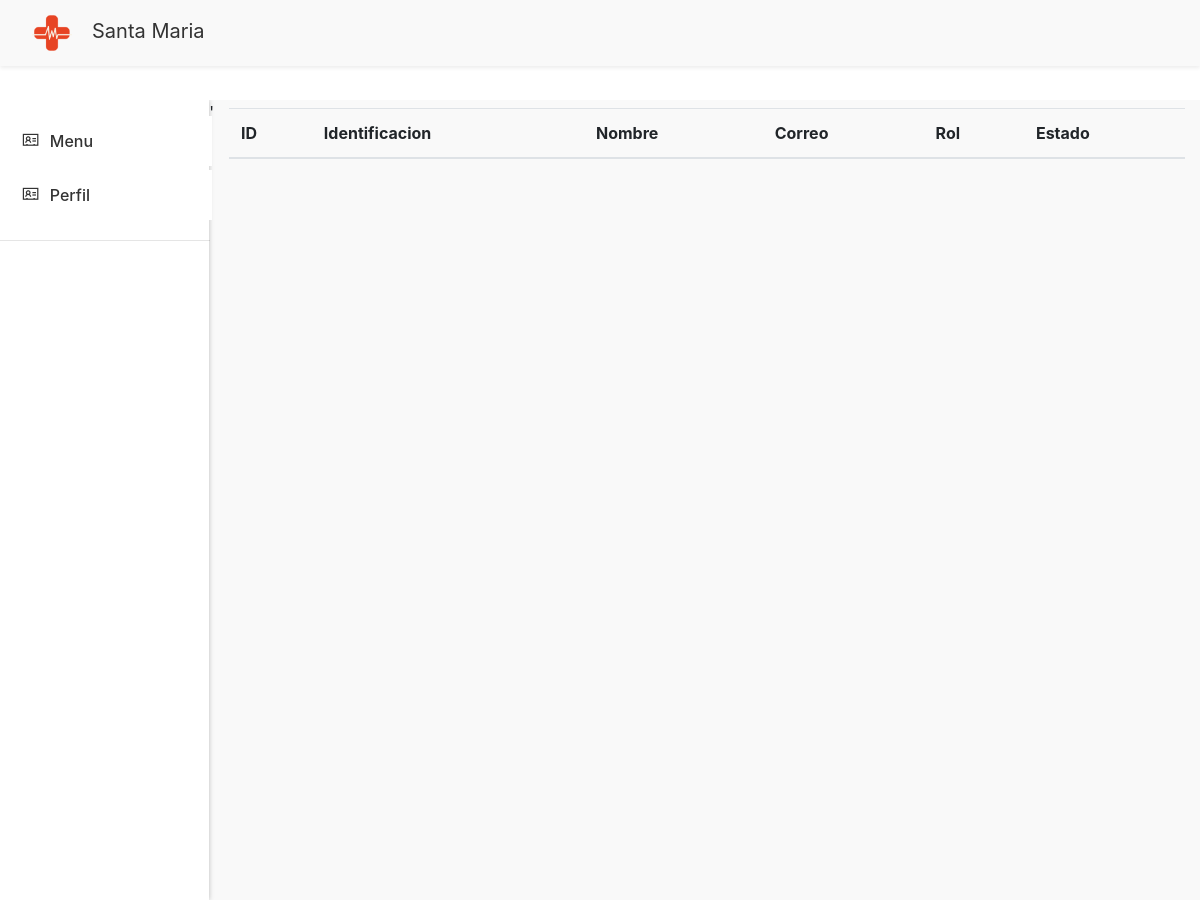
Page /views/usuario/consultarUsuarios.php on the earlier database version.
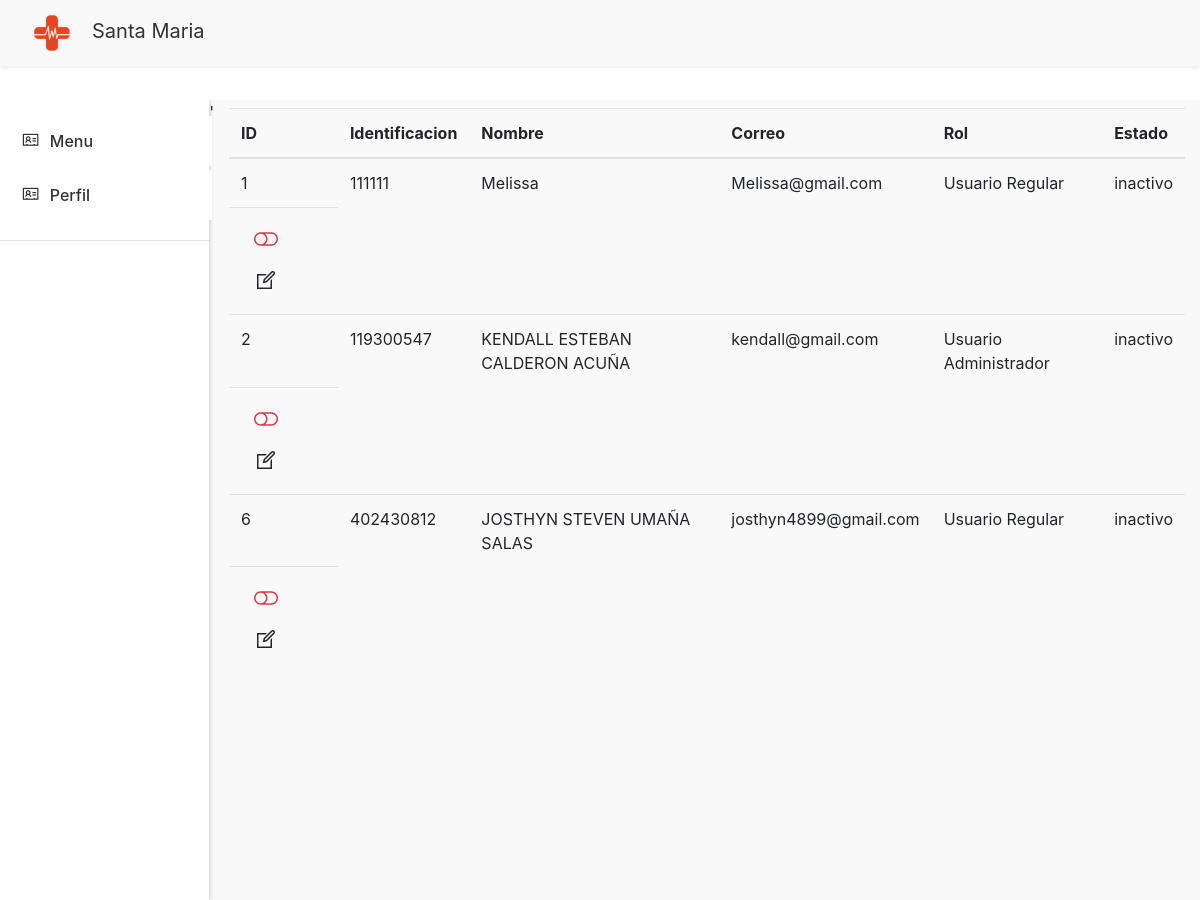
Same page on the later database version.
### tables this page shows
CREATE TABLE `tusuario` (
  `IdUsuario` int(11) NOT NULL AUTO_INCREMENT,
  `Nombre` varchar(255) NOT NULL,
  `Correo` varchar(100) NOT NULL,
  `Identificacion` varchar(20) NOT NULL,
  `Contrasenna` varchar(10) NOT NULL,
  `IdRol` int(11) NOT NULL,
  PRIMARY KEY (`IdUsuario`),
  KEY `FK_tusuario_trol` (`IdRol`),
  CONSTRAINT `FK_tusuario_trol` FOREIGN KEY (`IdRol`) REFERENCES `trol` (`IdRol`)
);

CREATE TABLE `trol` (
  `IdRol` int(11) NOT NULL AUTO_INCREMENT,
  `NombreRol` varchar(50) NOT NULL,
  PRIMARY KEY (`IdRol`)
);

### models/usuarioModel.php (called while the page is built, shortened)
<?php
    function consultarUsuariosModel(){
    try
        {
            $context = OpenDB();
            $sp = "CALL consultarUsuarios()";
            $respuesta = $context -> query($sp);
            return $respuesta;
        }
        catch(Exception $error)
        {
        RegistrarError($error);
            return null;
        }
    }
?>

### Controllers/usuarioController.php (called while the page is built, shortened)
<?php
    include_once $_SERVER["DOCUMENT_ROOT"].'/AmbienteWeb/models/usuarioModel.php';
    function ConsultarUsuarios(){
        return consultarUsuariosModel();
    }
?>

### views/usuario/consultarUsuarios.php (the view, shortened to what this page needs)
<?php
include_once $_SERVER["DOCUMENT_ROOT"] . '/AmbienteWeb/views/layoutInterno.php';
include_once $_SERVER["DOCUMENT_ROOT"]."/AmbienteWeb/Controllers/UsuarioController.php";
   $resultado = ConsultarUsuarios();
?>
<!DOCTYPE html>
<html>
<?php
 Addcss();
?>
  <body>
    <?php
      showHeader();
    ?>
    <main>
    <div class="side-nav">
            <ul class="list-group list-group-flush">
                <a class="list-group-item" href="../Home/Principal.php">
                <i class="las la-address-card "></i><span>Menu</span></a>
                <a class="list-group-item" href="../usuario/ConsultarPerfil.php">
                <i class="las la-address-card "></i><span>Perfil</span></a>
                <hr class="divider">
            </ul>
        </div>'
      <div class="main-content">
        <div class="container-fluid">
          <div class="section patients-table-view ">
            <table id="tablaPacientes" class="table table-hover table-responsive-lg">
              <thead>
                <tr>
                  <th>ID</th>
                  <th>Identificacion</th>
                  <th>Nombre</th>
                  <th>Correo</th>
                  <th>Rol</th>
                  <th>Estado</th>
                </tr>
              </thead>
              <tbody>
                <?php
                  while($fila = mysqli_fetch_array($resultado))
                  {
                    echo "<tr>";
                    echo"<td>".$fila["IdUsuario"]."</td>";
                    echo "<td>".$fila["Identificacion"]." </td>";
                    echo "<td>".$fila["Nombre"]." </td>";
                    echo "<td> ".$fila["Correo"]."</td>";
                    echo "<td>".$fila["NombreRol"]." </td>";
                    echo  "<td>".$fila["EstadoDescripcion"]." </td>";
                    echo "</tr>";
                     echo '<td>
                     <a class="btn btnAbrirModal" data-toggle="modal" data-target="#CambiarEstadoUsuario"
                      data-id="' . $fila["IdUsuario"] . '" data-nombre="' . $fila["Nombre"] . '">
                      <i class="las ' . ($fila["Estado"] ? 'la-toggle-on text-success' : 'la-toggle-off text-danger') . '" style="font-size:1.5em;"></i>
                      </a>
                     <a href="actualizarUsuario.php?q=' . $fila["IdUsuario"] . '" class="btn">
                     <i class="la la-edit" style="font-size:1.5em;"></i>
                     </a>
                    </td>';
                }?>
              </tbody>
            </table>
          </div>
        </div>
      </div>
    </main>
  </body>
</html>

### views/layoutInterno.php (shortened to what this page needs)
<?php
function showHeader()
{
  $nombreUsuario = "";
  $nombreRol = "";
  echo '
            <header>
            <nav class="navbar navbar-expand-lg shadow-sm fixed-top">
        <a class="navbar-brand" href="../Home/Principal.php">
          <img src="../Imagenes/logoDePrueba.png"><span>Santa Maria</span>
          </a>
        <div class="navbar-collapse">
          <ul class="navbar-nav">
            <a
                class="nav-link profile-dropdown"    >
               ' . $nombreRol . '
              </a>
            <li class="nav-item">
              <a
                class="nav-link profile-dropdown"
                href="#"
                role="button"
                data-toggle="dropdown"
                aria-expanded="false">
               ' . $nombreUsuario . '
              </a>
              <div class="dropdown">
                <div class="dropdown-menu shadow-lg profsile-dropdown-menu"aria-labelledby="profile-dropdown">
                  <a class="dropdown-item" href="../usuario/ConsultarPerfil.php"
                    ><i class="las la-user mr-2"></i>Perfil</a>
                  <a class="dropdown-item" href="../usuario/cambiarContrasenna.php"
                    ><i class="las la-lock mr-2"></i>Contraseña</a>
                    <form action="" method="POST">
                      <button id="btnCerrarSesion" name="btnCerrarSesion" class="dropdown-item" type="sumit">
                        <i class="las la-sign-out-alt mr-2"></i>Cerrar Sesión
                      </button>
                    </form>
                </div>
              </div>
            </li>
          </ul>
        </div>
      </nav>
        </header>';
}
function Addcss()
{
  echo '
        <head>
            <title>pagina</title>
            <meta name="viewport" control="width=device-width, initial-scale=1" />
            <link rel="stylesheet" href="../estilos/bootstrap.min.css" />
            <link rel="stylesheet" href="../estilos/line-awesome.min.css"/>
            <link rel="stylesheet" href="../estilos/layout.css" />
            <link rel="icon" href="../imagenes/qafya-icon.ico" />
            <link href = "https://cdn.datatables.net/2.3.2/css/dataTables.bootstrap5.css" rel="stylesheet">
         </head>';
}
?>

### views/estilos/layout.css (style rules this page uses)
html, body { overflow-x: hidden; }
nav, .navbar { background-color: #f9f9f9; padding-right: 2em; padding-left: 2em; }
nav .navbar-brand, .navbar .navbar-brand { color: #333333; }
nav .navbar-brand img, .navbar .navbar-brand img { width: 40px; height: 40px; object-fit: contain; margin-right: 1em; }
nav .navbar-collapse .navbar-nav, .navbar .navbar-collapse .navbar-nav { align-items: center; margin-left: auto; }
nav .navbar-collapse .navbar-nav .nav-item .nav-link, .navbar .navbar-collapse .navbar-nav .nav-item .nav-link { padding: 0.5em 0.75em; color: black; text-transform: capitalize; }
nav .navbar-collapse .navbar-nav .profile-dropdown, .navbar .navbar-collapse .navbar-nav .profile-dropdown { font-weight: 600; }
i { font-size: 1em; }
.side-nav { padding: 1em 0; min-height: 100vh; background-color: white; -webkit-box-shadow: 0px 0px 5px 0px rgba(0, 0, 0, 0.25); -moz-box-shadow: 0px 0px 5px 0px rgba(0, 0, 0, 0.25); box-shadow: 0px 0px 5px 0px rgba(0, 0, 0, 0.25); }
.side-nav .list-group { position: fixed; width: inherit; }
.side-nav .list-group .list-group-item { text-transform: capitalize; color: #333333; text-decoration: none; border: 1.5px solid transparent; font-weight: 500; border-radius: 0; width: 101%; margin-bottom: 0.25em; }
.side-nav .list-group .list-group-item i { margin-right: 0.5em; font-size: 1.2em; }
.side-nav .list-group hr, .side-nav .list-group .divider { width: 100%; margin: 1em 0; }
main { width: 100vw; background-color: #f9f9f9; min-height: 100vh; }
main .side-nav, main .main-content { margin-top: 0px; }
main .side-nav { width: 17.5%; }
main .main-content { width: 82.5%; }
@media only screen and (min-width: 600px) { main { display: flex; } }

Differences in the rows shown:
added tusuario: IdUsuario "1", Identificacion "111111", Nombre "Melissa", Correo "Melissa@gmail.com", IdRol.NombreRol "Usuario Regular", EstadoDescripcion "inactivo"
added tusuario: IdUsuario "2", Identificacion "119300547", Nombre "KENDALL ESTEBAN CALDERON ACUÑA", Correo "kendall@gmail.com", IdRol.NombreRol "Usuario Administrador", EstadoDescripcion "inactivo"
added tusuario: IdUsuario "6", Identificacion "402430812", Nombre "JOSTHYN STEVEN UMAÑA SALAS", Correo "josthyn4899@gmail.com", IdRol.NombreRol "Usuario Regular", EstadoDescripcion "inactivo"
